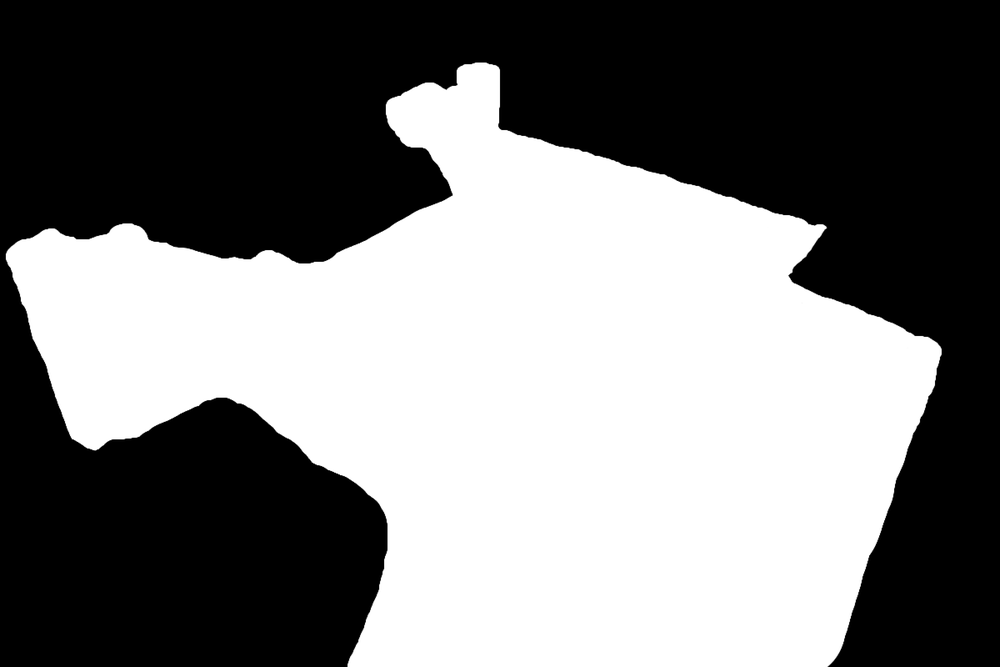
#> input picture masks/Bedroom.png, 1000 x 667 px, shrunk from 6000 x 4000 before the run
$ python mask_creator.py --image ../masks/Bedroom.png --out out.png
#> lines starting #> are read from the running program, lines starting #| are printed output that depends on the picture; after the words box and inside, x2 and y2 are one past the last pixel; in counts of white or black regions, pixels touching at a corner belong together
"""
Simple mask creation tool (paint/erase) for reference images.

Usage:
  python experiments/mask_creator.py --image Images/Bedroom/Reference.JPG --out masks/Bedroom.png

Controls:
  - Left mouse: paint (white)
  - Right mouse: erase (black)
  - Mouse wheel: change brush size
  - [ / ] : decrease / increase brush size
  - c : clear mask
  - s : save mask
  - q : quit
"""

from __future__ import annotations

import argparse
from pathlib import Path

import cv2
import numpy as np


def parse_args() -> argparse.Namespace:
    parser = argparse.ArgumentParser(description="Mask creator (paint/erase).")
    parser.add_argument("--image", required=True, help="Path to reference image.")
    parser.add_argument("--out", required=True, help="Output mask path (png).")
    parser.add_argument("--brush", type=int, default=20, help="Initial brush size.")
    return parser.parse_args()


def main() -> None:
    args = parse_args()
    img = cv2.imread(args.image, cv2.IMREAD_COLOR)
#> img is the input picture: shape (667, 1000, 3); min 0, max 255, mean 120.2
    if img is None:
        raise FileNotFoundError(f"Could not read image: {args.image}")

    h, w = img.shape[:2]
#> h = 667; w = 1000
    mask = np.zeros((h, w), dtype=np.uint8)
    brush = max(1, int(args.brush))
    drawing = {"left": False, "right": False}

    win = "Mask Creator"
    cv2.namedWindow(win, cv2.WINDOW_NORMAL)

    def on_mouse(event, x, y, _flags, _param) -> None:
        nonlocal brush
        if event == cv2.EVENT_LBUTTONDOWN:
            drawing["left"] = True
            cv2.circle(mask, (x, y), brush, 255, -1)
        elif event == cv2.EVENT_LBUTTONUP:
            drawing["left"] = False
        elif event == cv2.EVENT_RBUTTONDOWN:
            drawing["right"] = True
            cv2.circle(mask, (x, y), brush, 0, -1)
        elif event == cv2.EVENT_RBUTTONUP:
            drawing["right"] = False
        elif event == cv2.EVENT_MOUSEMOVE:
            if drawing["left"]:
                cv2.circle(mask, (x, y), brush, 255, -1)
            if drawing["right"]:
                cv2.circle(mask, (x, y), brush, 0, -1)

    cv2.setMouseCallback(win, on_mouse)

    while True:
        overlay = img.copy()
        color = np.zeros_like(overlay)
        color[:] = (0, 200, 0)
        overlay = np.where(mask[:, :, None] > 0, (0.65 * overlay + 0.35 * color).astype(np.uint8), overlay)

        display = overlay.copy()
        cv2.putText(
            display,
            f"brush: {brush} | left=paint right=erase | +/- size | s=save c=clear q=quit",
            (10, 25),
            cv2.FONT_HERSHEY_SIMPLEX,
            0.6,
            (255, 255, 255),
            2,
            cv2.LINE_AA,
        )
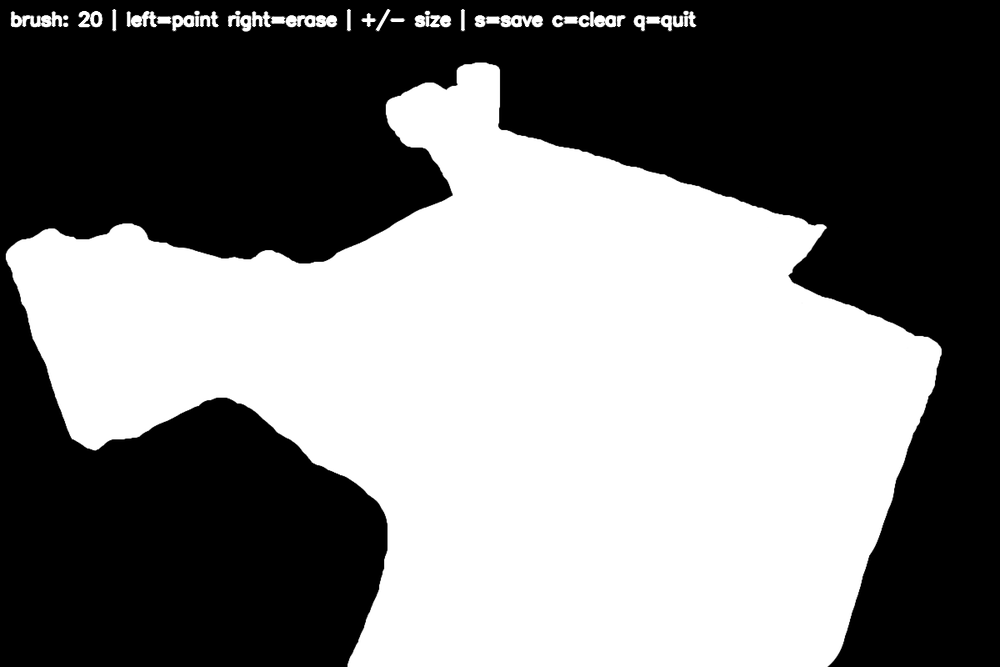
#> display: shape (667, 1000, 3); 1.06% of pixels changed, all inside (x1, y1, x2, y2) = (10, 8, 697, 32)
        cv2.imshow(win, display)
        key = cv2.waitKey(20) & 0xFF
#> (key q is pressed here)
        if key == ord("q"):
            break
        if key == ord("c"):
            mask[:] = 0
        if key == ord("s"):
            out_path = Path(args.out)
            out_path.parent.mkdir(parents=True, exist_ok=True)
            cv2.imwrite(str(out_path), mask)
            print(f"Saved mask: {out_path}")
        if key in (ord("-"), ord("_"), ord("[")):
            brush = max(1, brush - 2)
        if key in (ord("+"), ord("="), ord("]")):
            brush = min(200, brush + 2)

    cv2.destroyAllWindows()


if __name__ == "__main__":
    main()

$ run again, with masks/Cuisine.png copied over masks/Bedroom.png
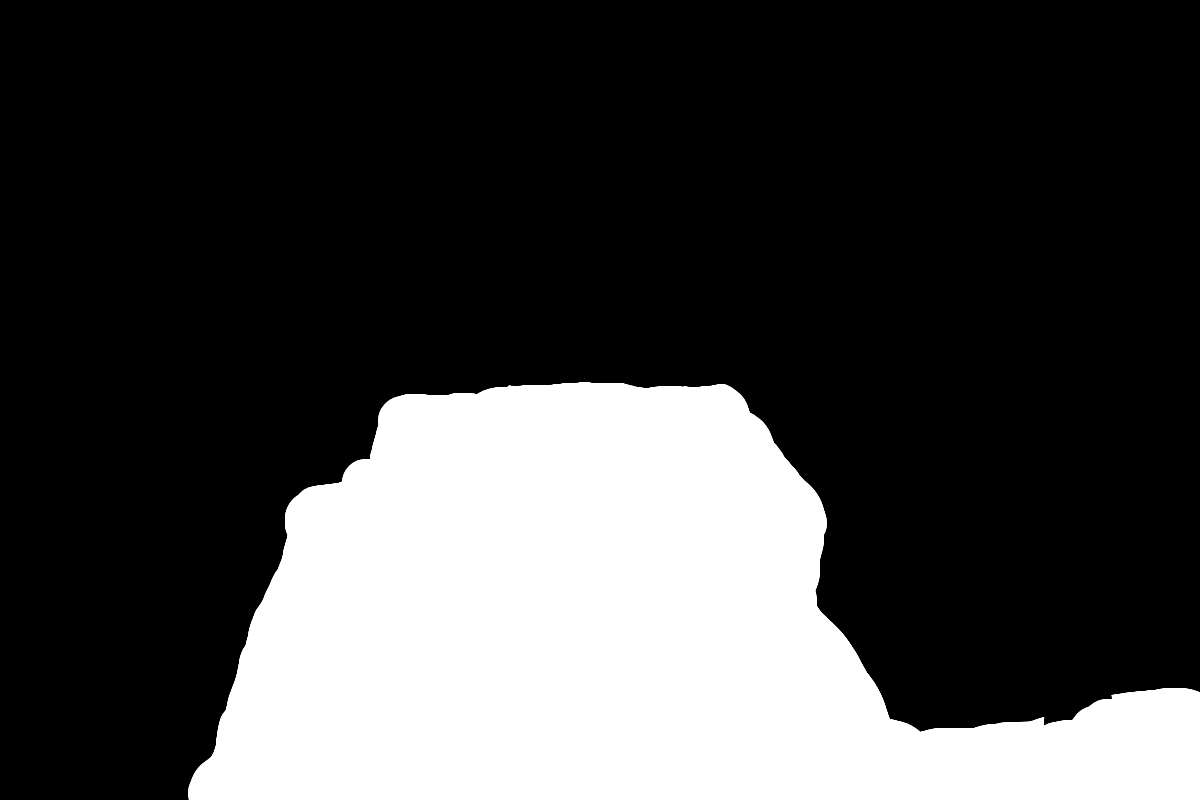
#> input picture masks/Cuisine.png, 1200 x 800 px
#> in main, img is the input picture: shape (800, 1200, 3); min 0, max 255, mean 68.3
#> in main, `cv2.putText( display, f"brush: {brush} | left=paint right=erase | +/- ..`:
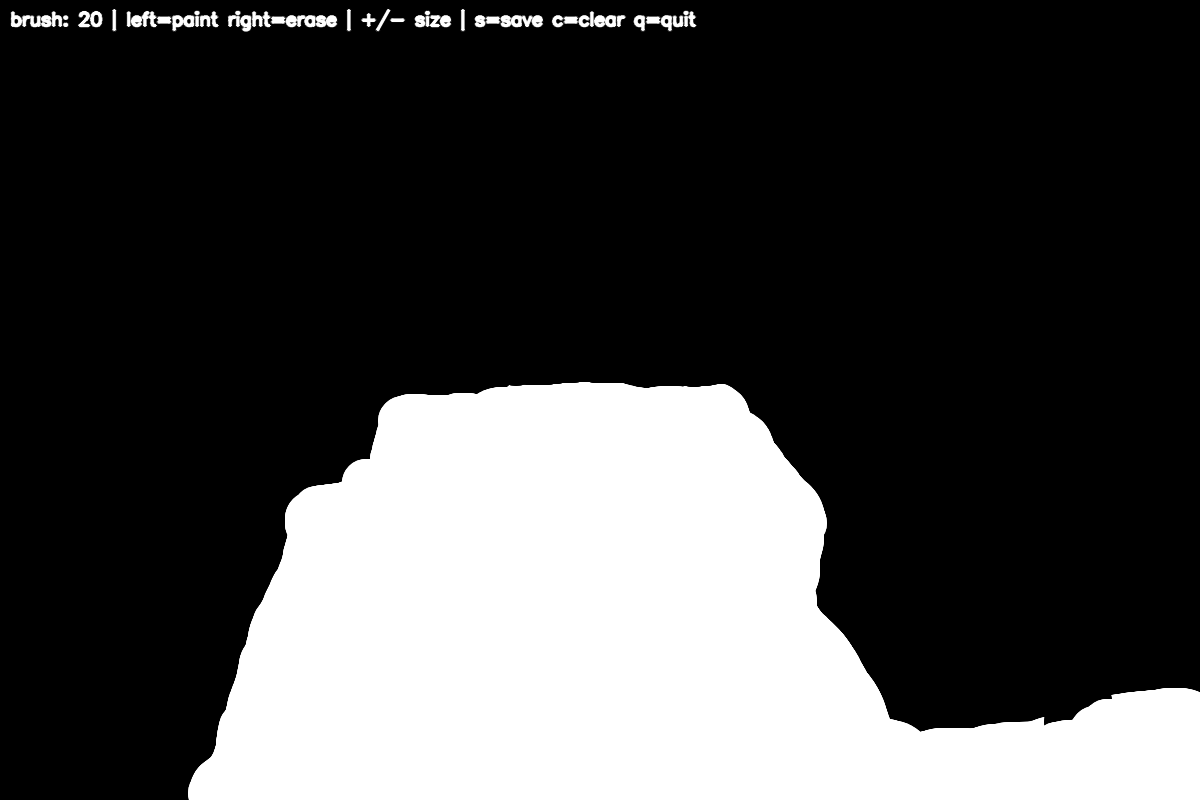
#> display: shape (800, 1200, 3); 0.74% of pixels changed, all inside (x1, y1, x2, y2) = (10, 8, 697, 32)
